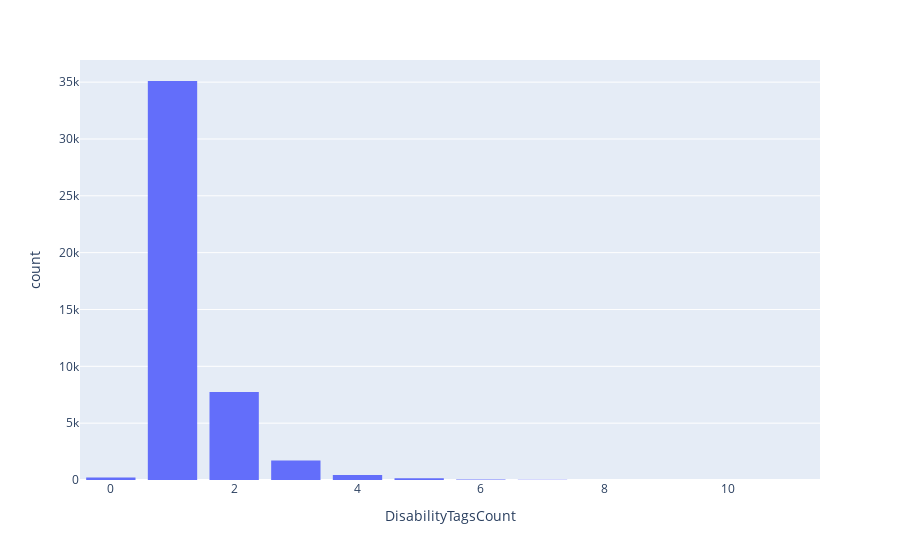

The cell this chart's notebook holds for it:
### Code cell
stories_df["DisabilityTags"]=stories_df.AdditionalTags.apply(lambda x : [item for item in x if disability_ratas.has_node(item)])
stories_df["DisabilityTagsCount"]=stories_df.DisabilityTags.apply(len)

stories_df["NonDisabilityTags"]=stories_df.AdditionalTags.apply(lambda x : [item for item in x if not disability_ratas.has_node(item)])
stories_df["NonDisabilityTagsCount"]=stories_df.NonDisabilityTags.apply(len)


stories_df["DisabilityCanocicalTags"]=stories_df.AdditionalTags.apply(lambda x : [item for item in x if disability_ratas.has_node(item) and disability_ratas.nodes[item]['type']=='canonical_tag'])
stories_df["DisabilityCanonicalTagsCount"]=stories_df.DisabilityCanocicalTags.apply(len)
stories_df["DisabilitySynTags"]=stories_df.AdditionalTags.apply(lambda x : [item for item in x if disability_ratas.has_node(item) and disability_ratas.nodes[item]['type']=='synned_tag'])
stories_df["DisabilitySynTagsCount"]=stories_df.DisabilitySynTags.apply(len)
fig = px.histogram(stories_df.DisabilityTagsCount,x='DisabilityTagsCount')
fig.update_layout(bargap=0.2)
fig.show()

### Figure 1 — Plotly figure (JSON) as saved in the notebook; plotly's stock layout.template omitted (floating-point values rounded to 4 significant figures; data arrays with more than 128 entries replaced by an {"elided": "..."} marker saying what was removed)
{"data": [{"alignmentgroup": "True", "bingroup": "x", "hovertemplate": "DisabilityTagsCount=%{x}<br>count=%{y}<extra></extra>", "legendgroup": "", "marker": {"color": "#636efa", "pattern": {"shape": ""}}, "name": "", "offsetgroup": "", "orientation": "v", "showlegend": false, "type": "histogram", "x": {"elided": "45444 int values"}, "xaxis": "x", "yaxis": "y"}], "layout": {"bargap": 0.2, "barmode": "relative", "legend": {"tracegroupgap": 0}, "margin": {"t": 60}, "xaxis": {"anchor": "y", "domain": [0, 1], "title": {"text": "DisabilityTagsCount"}}, "yaxis": {"anchor": "x", "domain": [0, 1], "title": {"text": "count"}}}}
